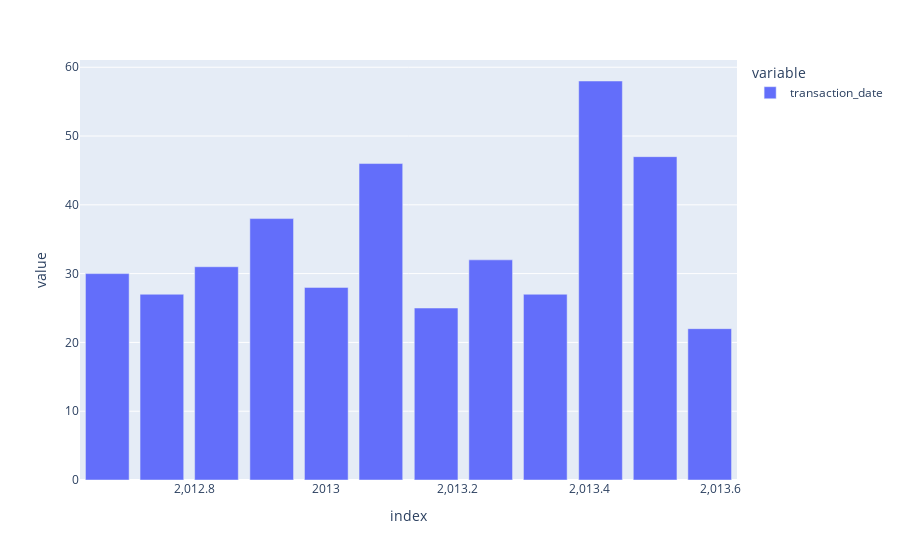
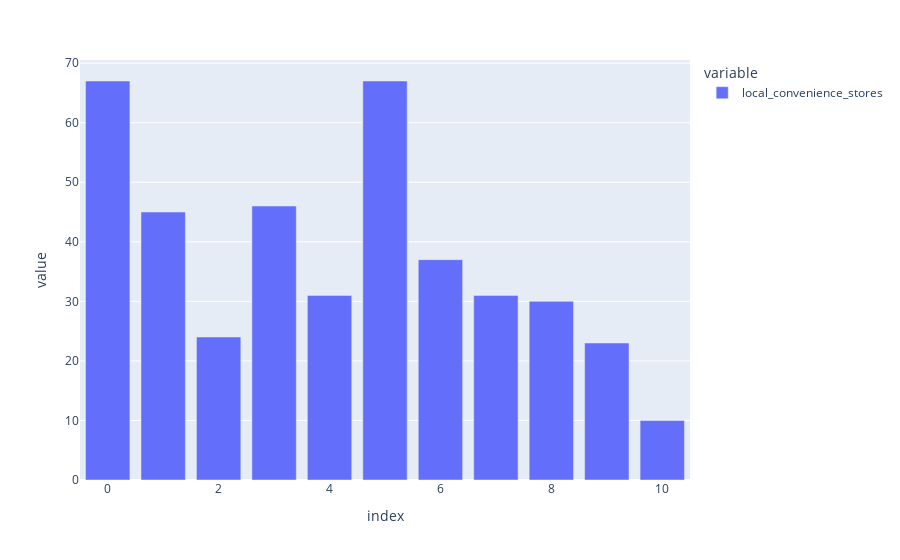

Notebook source saved alongside these figures, in order:
### Markdown cell above
### Distribution des valeurs catégoriques

### Code cell
categorical_features = ['transaction_date', 'local_convenience_stores']

for col in categorical_features:
    fig = px.bar(data[col].value_counts().sort_index())
    display(fig)

### Figure 1 — Plotly figure (JSON) as saved in the notebook; plotly's stock layout.template omitted (floating-point values rounded to 4 significant figures)
{"data": [{"alignmentgroup": "True", "hovertemplate": "variable=transaction_date<br>index=%{x}<br>value=%{y}<extra></extra>", "legendgroup": "transaction_date", "marker": {"color": "#636efa", "pattern": {"shape": ""}}, "name": "transaction_date", "offsetgroup": "transaction_date", "orientation": "v", "showlegend": true, "textposition": "auto", "type": "bar", "x": [2013.0, 2013.0, 2013.0, 2013.0, 2013, 2013.0, 2013.0, 2013.0, 2013.0, 2013.0, 2014.0, 2014.0], "xaxis": "x", "y": [30, 27, 31, 38, 28, 46, 25, 32, 27, 58, 47, 22], "yaxis": "y"}], "layout": {"barmode": "relative", "legend": {"title": {"text": "variable"}, "tracegroupgap": 0}, "margin": {"t": 60}, "xaxis": {"anchor": "y", "domain": [0, 1], "title": {"text": "index"}}, "yaxis": {"anchor": "x", "domain": [0, 1], "title": {"text": "value"}}}}

### Figure 2 — Plotly figure (JSON) as saved in the notebook; plotly's stock layout.template omitted (floating-point values rounded to 4 significant figures)
{"data": [{"alignmentgroup": "True", "hovertemplate": "variable=local_convenience_stores<br>index=%{x}<br>value=%{y}<extra></extra>", "legendgroup": "local_convenience_stores", "marker": {"color": "#636efa", "pattern": {"shape": ""}}, "name": "local_convenience_stores", "offsetgroup": "local_convenience_stores", "orientation": "v", "showlegend": true, "textposition": "auto", "type": "bar", "x": [0, 1, 2, 3, 4, 5, 6, 7, 8, 9, 10], "xaxis": "x", "y": [67, 45, 24, 46, 31, 67, 37, 31, 30, 23, 10], "yaxis": "y"}], "layout": {"barmode": "relative", "legend": {"title": {"text": "variable"}, "tracegroupgap": 0}, "margin": {"t": 60}, "xaxis": {"anchor": "y", "domain": [0, 1], "title": {"text": "index"}}, "yaxis": {"anchor": "x", "domain": [0, 1], "title": {"text": "value"}}}}
